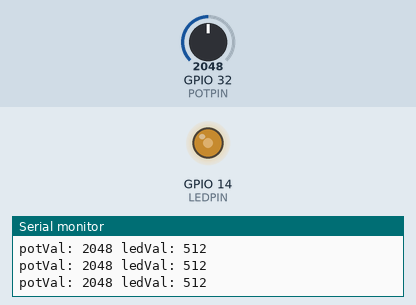
Bench run of a sketch on a simulated ESP32. On the bench: output pins drawn as LEDs (lit = HIGH), the last lines printed to the serial monitor. The test bench sets the inputs (shaded band); at power-on: GPIO 32 (POTPIN) = 2048.

Above: at 1.2 s.
1.3 s: GPIO 32 (POTPIN) set to 2866
At 2.2 s:
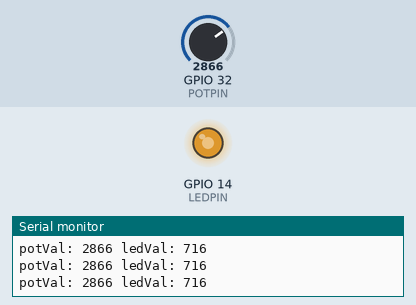
2.8 s: GPIO 32 (POTPIN) set to 3603
At 3.1 s:
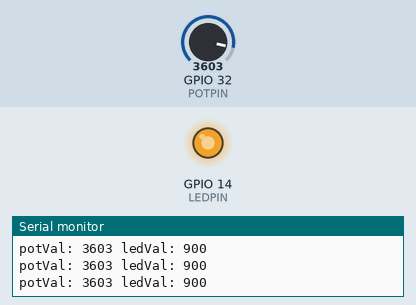
4.3 s: GPIO 32 (POTPIN) set to 1062
At 5.6 s:
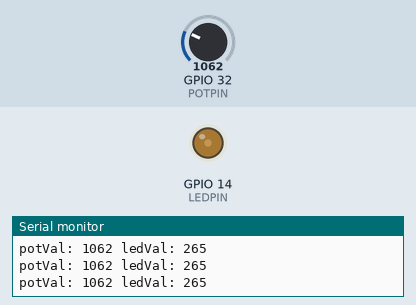
7.3 s: GPIO 32 (POTPIN) set to 964
At 8.1 s:
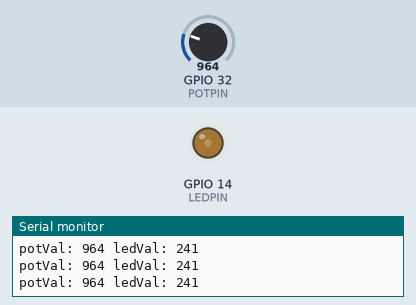
8.8 s: GPIO 32 (POTPIN) set to 0
At 10.2 s:
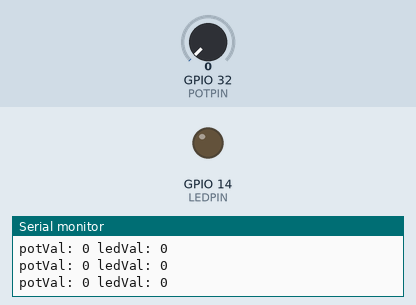
Timing chart, 0 to 11.3 s (numbered marks = the images above; inputs shaded):
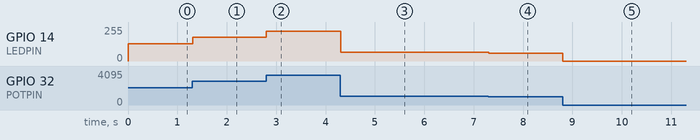

The sketch:

esp32_ledcWrite_potentiometer_test.ino
```cpp
/*
  Sketch che, dato un valore analogico letto da un potenziometro da 0 a 4095,
  attua una luminosità analoga a quella letta dal potenziometro, tenendo conto
  della risoluzione di bit a cui opera la funzione ledcWrite.
*/
#include <Arduino.h>

#define POTPIN 32
#define LEDPIN 14

const int freq=1000, res=10; //modificare freq e res a piacimento
int potVal=0, ledVal=0;

void setup() {
  Serial.begin(115200);

  ledcAttach(LEDPIN, freq, res);
  pinMode(POTPIN, INPUT);
}

//si calcolano i valori massimi che si possono attuare al led (2^res)
const int ledMax=pow(2, res);

void loop() {
  potVal = analogRead(POTPIN); //leggi il valore del potenziometro
  ledVal = map(potVal, 0, 4095, 0, ledMax); //calcola il valore da attuare nel led

  ledcWrite(LEDPIN, ledVal); //attua il valore nel led


  //comunicalo nella porta seriale
  Serial.print(F("potVal: ")); Serial.print(potVal);
  Serial.print(F(" ledVal: ")); Serial.println(ledVal);

  delay(10); //cooldown
}
```

Measured:
- after the input at 1.3 s, GPIO 14 (LEDPIN): 128/255 → 178/255 at once
- after the input at 2.8 s, GPIO 14 (LEDPIN): 178/255 → 224/255 at once
- after the input at 4.3 s, GPIO 14 (LEDPIN): 224/255 → 66/255 at once
- after the input at 7.3 s, GPIO 14 (LEDPIN): 66/255 → 60/255 at once
- after the input at 8.8 s, GPIO 14 (LEDPIN): 60/255 → 0/255 at once
